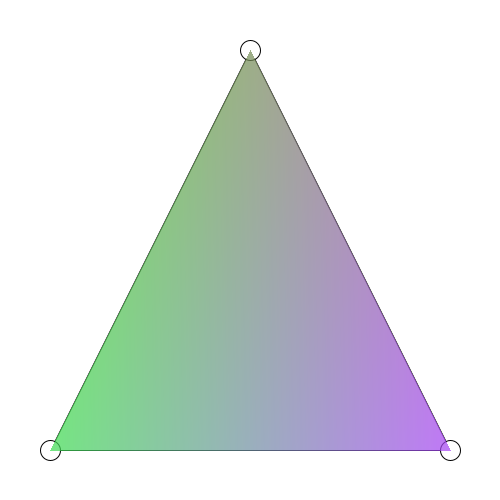
Frame 1 (no input)
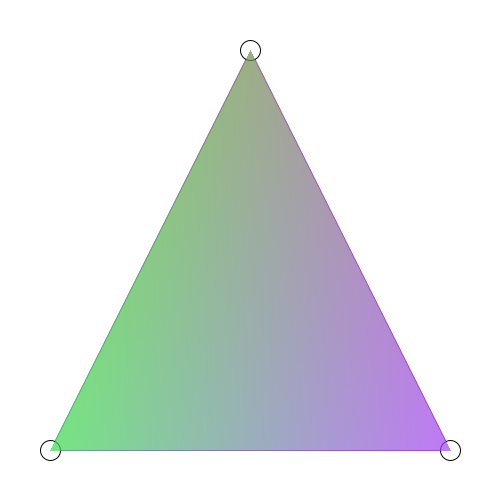
Frame 60 (the mouse pressed at the canvas centre just before this capture)
Frame 120 (the mouse held since frame 60 and released just before this capture): identical to frame 60, image omitted

The Processing sketch that drew these frames (run headless with seeded random() and noise(); from frame 60 on, the mouse is pressed at the canvas centre):

// Processing sketch: processing_146570
// ── processing_146570.pde

int x_x = 450, x_y = 450, y_x = 50, y_y = 450,
    z_x = 250, z_y = 50, u_x = 250, u_y = 250, x_x2 = 450, x_y2 = 450, y_x2 = 50, y_y2 = 450,
    z_x2 = 250, z_y2 = 50, u_x2 = 250, u_y2 = 250;
float alfa, beta, gama, Ax, Az, Ay, A;
float r1, r2, r3, g1, g2, g3, b1, b2, b3;
short prvi = 0;
//color c1;

 
 
 
 
void setup() {
  size(500,500);
   // c1 = color(random(0, 256), random(0, 256), random(0, 256));
  //c2 = color(random(0, 256), random(0, 256), random(0, 256));
    //c3 = color(random(0, 256), random(0, 256), random(0, 256));
    r1 = random(0, 256); g1=random(0, 256); b1 = random(0, 256);
r2 = random(0, 256); g2=random(0, 256); b2 = random(0, 256);
r3 = random(0, 256); g3=random(0, 256); b3 = random(0, 256);

 
}
 
void draw() {
  background(255);
  fill(255);
  triangle( x_x, x_y, y_x, y_y, z_x, z_y );
  /* 
  fill(c1);
  triangle( u_x, u_y, y_x, y_y, z_x, z_y );
   
  fill(c2);
  triangle( x_x, x_y, u_x, u_y, z_x, z_y );
   
  fill(c3);
  triangle( x_x, x_y, y_x, y_y, u_x, u_y );
  
   
   
  fill(50);
  line(x_x, x_y, u_x, u_y);
  line(y_x, y_y, u_x, u_y);
  line(z_x, z_y, u_x, u_y);
    */
    stroke(0);strokeWeight(1);

  ellipse( x_x, x_y, 20, 20);

  ellipse( y_x, y_y, 20, 20);

  ellipse( z_x, z_y, 20, 20);

 
   /*
 
  fill(50);
  text("x", x_x - 3, x_y + 5);
  text("y", y_x - 3, y_y + 5);
  text("z", z_x - 3, z_y + 5);
  text("u", u_x - 3, u_y + 5);
   
   /*
  //ispis vrijednosti
  ;
  text("y("+ y_x +", "+ y_y +")", 20, 35);
  text("z("+ z_x +", "+ z_y +")", 20, 50);
  text("u("+ u_x +", "+ u_y +")", 20, 65);
   
   */
  //Povrsine unutrasnjih trokuta Ax(uyz), Ay(uxz), Az(uxy) i trokuta A(xyz)
  //funkcija fabs() -> |apsolutna vrijednost floata|
  
  //tocka u
  
  //ellipse( u_x, u_y, 20, 20);
   strokeWeight(1);
  
  if(!(x_x2 == x_x &&  x_y2 == x_y &&  y_x2 == y_x &&  y_y2 == y_y && 
  z_x2 == z_x &&  z_y2 == z_y &&  u_x2 == u_x &&  u_y2 == u_y && prvi == 1)){       
  for (int i = 0; i <= 500; i++){
  for (int j = 0; j <= 500; j++){
  x_x2 = x_x; x_y2 = x_y; y_x2 = y_x; y_y2 = y_y;
  z_x2 = z_x; z_y2 = z_y; u_x2 = u_x; u_y2 = u_y;
  u_x = i;
  u_y = j;
  Ax = (u_x*(y_y - z_y) + y_x*(z_y - u_y) + z_x*(u_y - y_y))/2; 
  Ay = (u_x*(z_y - x_y) + z_x*(x_y - u_y) + x_x*(u_y - z_y))/2; 
  A  = (x_x*(y_y - z_y) + y_x*(z_y - x_y) + z_x*(x_y - y_y))/2;   
  Az = A - Ax - Ay; 
  alfa = Ax/A; 
  beta = Ay/A;
  gama = Az/A;
  stroke(int(r1*alfa+r2*beta+r3*gama),int(g1*alfa+g2*beta+g3*gama),int(b1*alfa+b2*beta+b3*gama));
  if(alfa >= 0 && beta >= 0 && gama >= 0 ){  
  point(i, j);
  prvi = 1;
  }
  
  }
  }
          
}

}


 
void mouseDragged() {   
 
 
  if((abs(mouseX - x_x) <= 20) && (abs(mouseY - x_y) <= 20)){
        r1 = random(0, 256); g1=random(0, 256); b1 = random(0, 256);
  x_x = mouseX;
  x_y = mouseY;
  }
   
  else if((abs(mouseX - y_x) <= 20) && (abs(mouseY - y_y) <= 20)){
      r2 = random(0, 256); g2=random(0, 256); b2 = random(0, 256);
  y_x = mouseX;
  y_y = mouseY;
  }
   
  else if((abs(mouseX - z_x) <= 20) && (abs(mouseY - z_y) <= 20)){
      r3 = random(0, 256); g3=random(0, 256); b3 = random(0, 256);
  z_x = mouseX;
  z_y = mouseY;
  }
  

   
 
}
